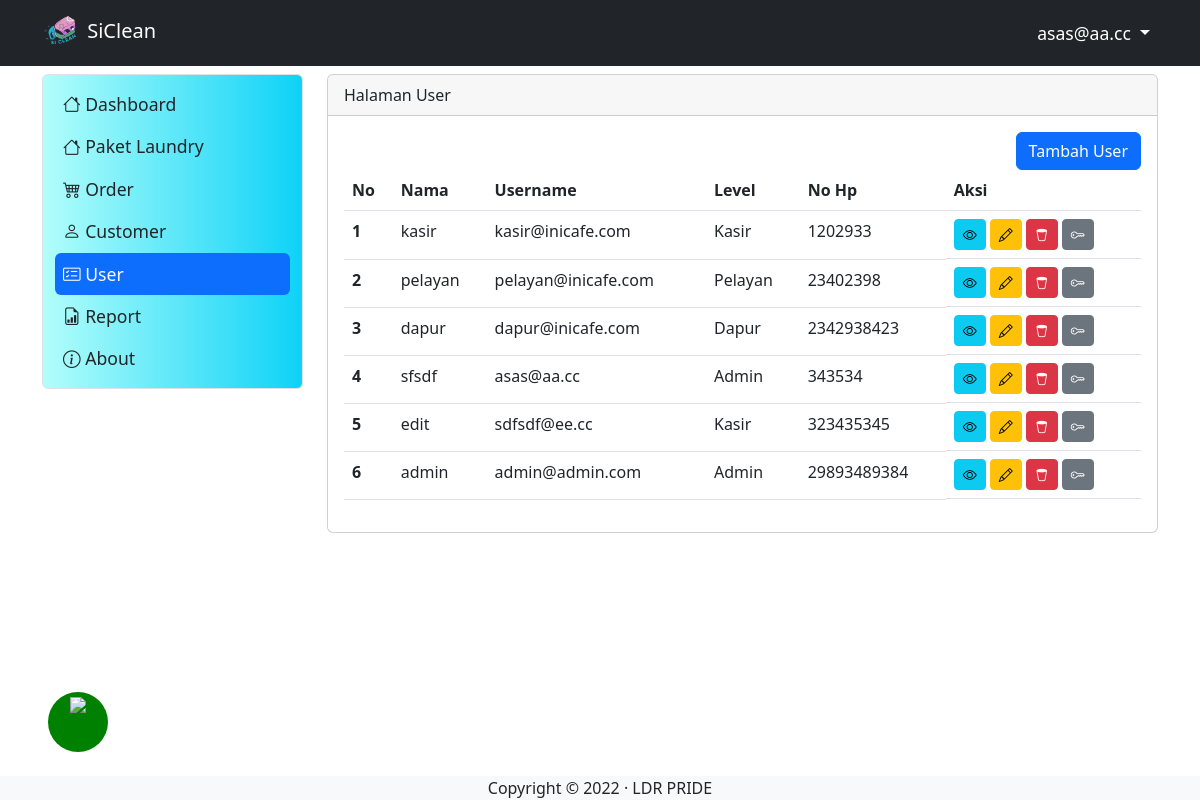
The page /user (signed in) on the database its author committed.
### tables this page shows
CREATE TABLE `tb_user` (
  `id_user` int(11) NOT NULL,
  `username` varchar(200) DEFAULT NULL,
  `password` varchar(200) DEFAULT NULL,
  `level` int(1) DEFAULT NULL,
  `nama` varchar(200) DEFAULT NULL,
  `nohp` varchar(15) DEFAULT NULL,
  `alamat` varchar(300) DEFAULT NULL
);

### user.php (the view, shortened to what this page needs)
<?php
include "proses/connect.php";
$query = mysqli_query($conn, "SELECT * FROM tb_user");
while ($record = mysqli_fetch_array($query)){
    $result[] = $record;
}
?>
<div class="col-lg-9 mt-2">
    <div class="card">
        <div class="card-header">
            Halaman User
        </div>
        <div class="card-body">
            <div class="row">
                <div class="col d-flex justify-content-end">
                    <button class="btn btn-primary" data-bs-toggle="modal" data-bs-target="#ModalTambahUser">Tambah
                        User</button>
                </div>
            </div>
            <?php
             if(empty($result)){
                echo "data user tidak ada";
             }else{
             ?>
            <div class="table-responsive">
                <table class="table table-hover">
                    <thead>
                        <tr>
                            <th scope="col">No</th>
                            <th scope="col">Nama</th>
                            <th scope="col">Username</th>
                            <th scope="col">Level</th>
                            <th scope="col">No Hp</th>
                            <th scope="col">Aksi</th>
                        </tr>
                    </thead>
                    <tbody>
                        <?php
                        $no = 1;
                        foreach($result as $row){
                        ?>
                        <tr>
                            <th scope="row"><?php echo $no++  ?></th>
                            <td><?php echo $row['nama'] ?></td>
                            <td><?php echo $row['username'] ?></td>
                            <td><?php
                                                if($row['level'] == 1){
                                                    echo "Admin";
                                                }elseif($row['level'] == 2){
                                                    echo "Kasir";
                                                }elseif($row['level'] == 3){
                                                    echo "Pelayan";
                                                }elseif($row['level'] == 4){
                                                    echo "Dapur";
                                                }
                                               ?></td>
                            <td><?php echo $row['nohp'] ?></td>
                            <td class="d-flex">
                                <button class="btn btn-info btn-sm me-1" data-bs-toggle="modal"
                                    data-bs-target="#ModalView<?php echo $row['id_user']?>"><i
                                        class="bi bi-eye"></i></button>
                                <button class="btn btn-warning btn-sm me-1" data-bs-toggle="modal"
                                    data-bs-target="#ModalEdit<?php echo $row['id_user']?>"><i
                                        class="bi bi-pencil"></i></button>
                                <button class="btn btn-danger btn-sm me-1" data-bs-toggle="modal"
                                    data-bs-target="#ModalDelete<?php echo $row['id_user']?>"><i
                                        class="bi bi-trash2"></i></button>
                                <button class="btn btn-secondary btn-sm " data-bs-toggle="modal"
                                    data-bs-target="#ModalResetPassword<?php echo $row['id_user']?>"><i
                                        class="bi bi-key"></i></button>
                            </td>
                        </tr>
                        <?php
                        }
                        ?>
                    </tbody>
                </table>
            </div>
            <?php
            }
            ?>
        </div>
    </div>
</div>

### header.php (shortened to what this page needs)
<nav class="navbar navbar-expand navbar-dark bg-dark sticky-top">
    <div class="container-lg">
        <a class="navbar-brand" href="."> <img src="assets/LOGO.png" width="40px"> SiClean</a>
        <div class="collapse navbar-collapse justify-content-end" id="navbarNavDropdown">
            <ul class="navbar-nav">
                <li class="nav-item dropdown">
                    <a class="nav-link dropdown-toggle" href="#" role="button" data-bs-toggle="dropdown"
                        aria-expanded="false">
                        <?php echo $hasil['username']; ?>
                    </a>
                </li>
            </ul>
        </div>
    </div>
</nav>

### sidebar.php (style rules this page uses)
.navbar .navbar-nav .nav-link { color: #fff; font-size: 1.1em; }
.navbar .navbar-nav>li>a { color: #FFF; }

### rows shown on the page
tb_user: username "asas@aa.cc", nama "sfsdf", level "Admin", nohp "343534"
tb_user: nama "kasir", username "kasir@inicafe.com", level "Kasir", nohp "1202933"
tb_user: nama "pelayan", username "pelayan@inicafe.com", level "Pelayan", nohp "23402398"
tb_user: nama "dapur", username "dapur@inicafe.com", level "Dapur", nohp "2342938423"
tb_user: nama "edit", username "sdfsdf@ee.cc", level "Kasir", nohp "323435345"
tb_user: nama "admin", username "admin@admin.com", level "Admin", nohp "29893489384"
